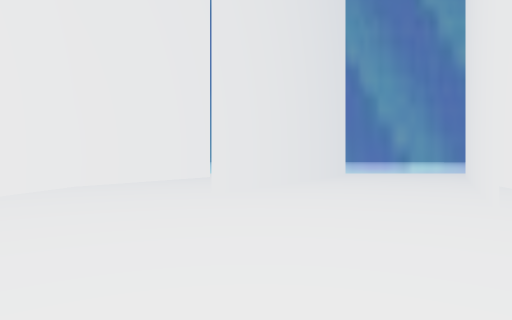
view 1 (above)

20 first-person views from a walk through a scene from a Unity 3-D project. The camera is 1.4 m above the floor, looks level and sees 75° across. The floor is counted in squares, 2 m on a side. Each view is taken from the middle of a square. On the plan, view 1 faces up. The plan holds only what a view shows up to about 10 squares ahead; the rest is blank. The place goes on beyond the plan.

view 2
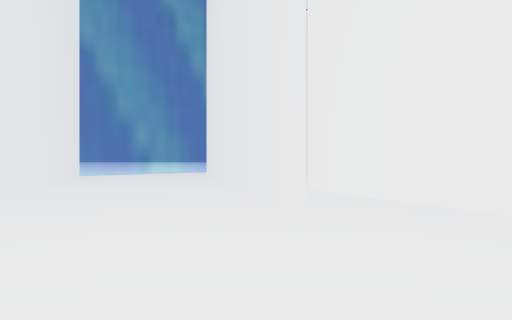

view 3
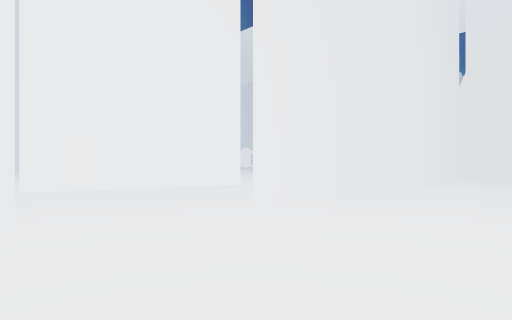

view 4
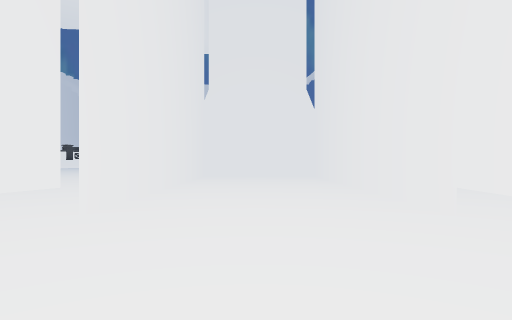

view 5
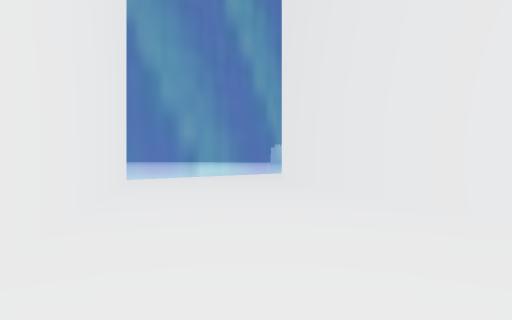

view 6
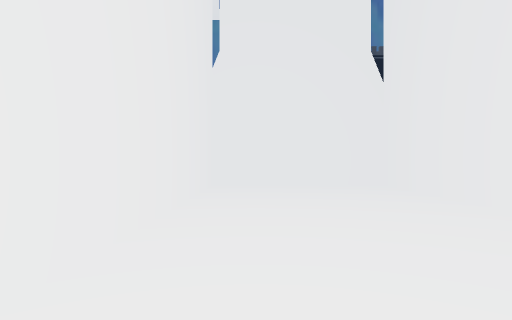

view 7
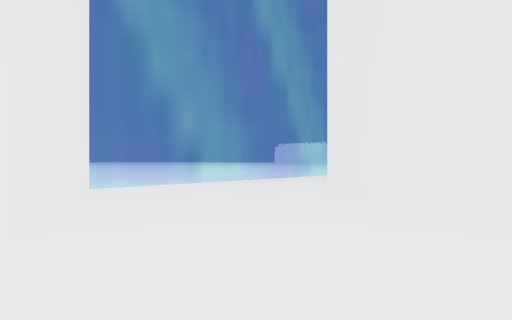

view 8
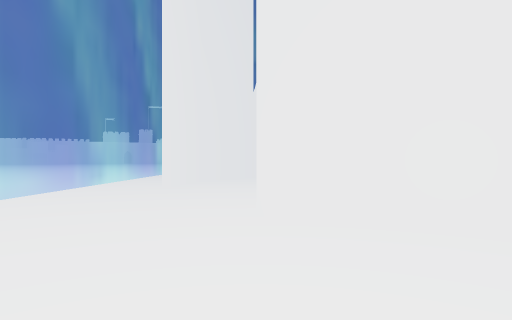

view 9
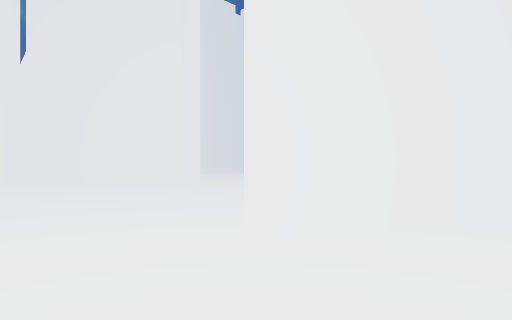

view 10
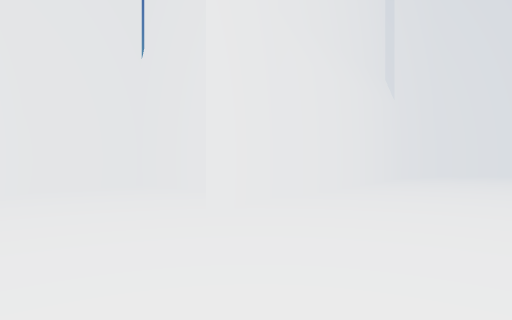

view 11
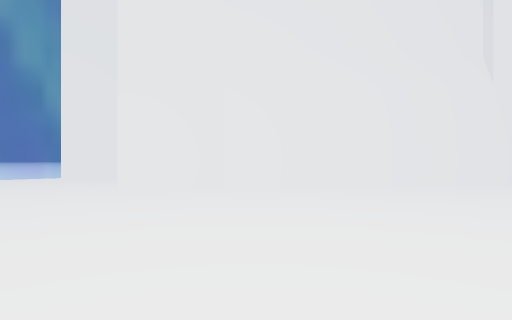

view 12
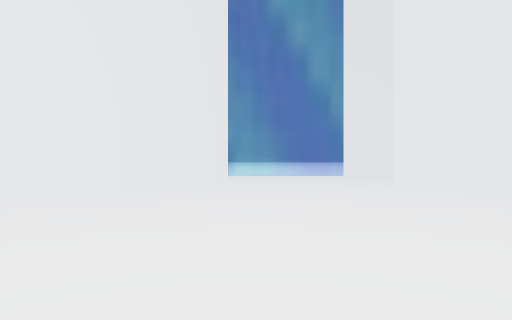

view 13
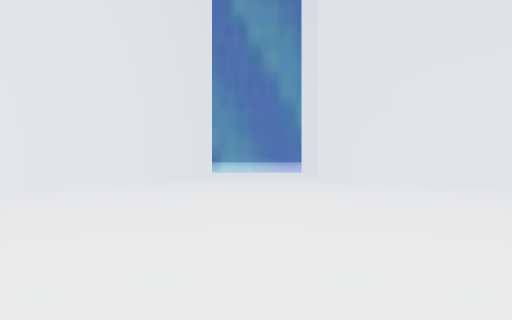

view 14
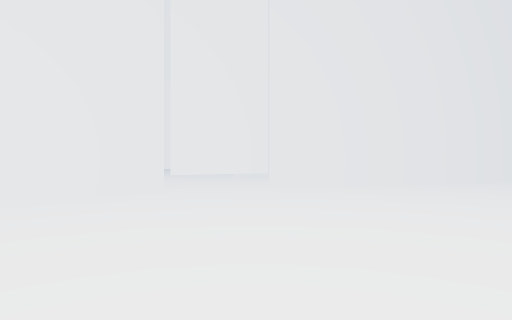

view 15
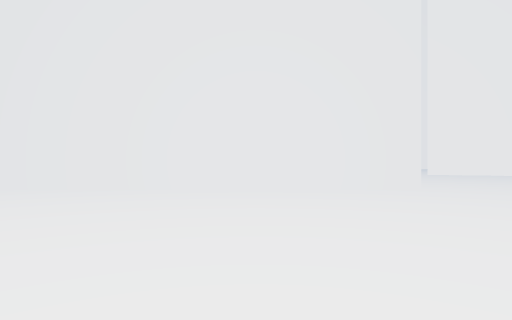

view 16
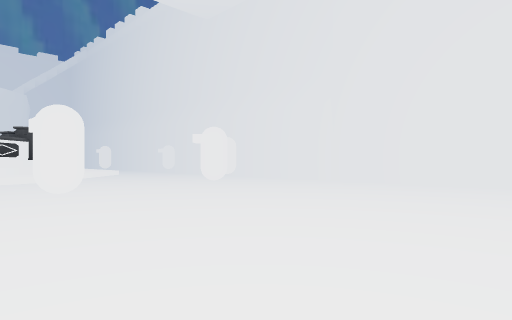

view 17
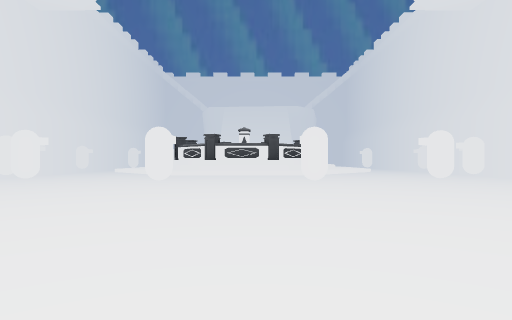

view 18
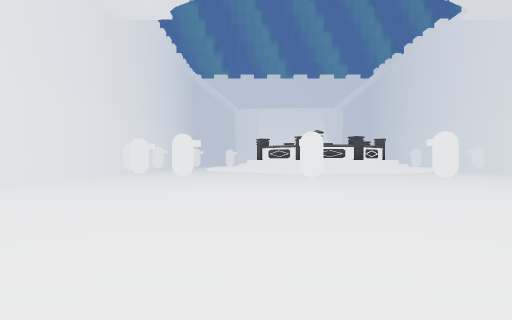

view 19
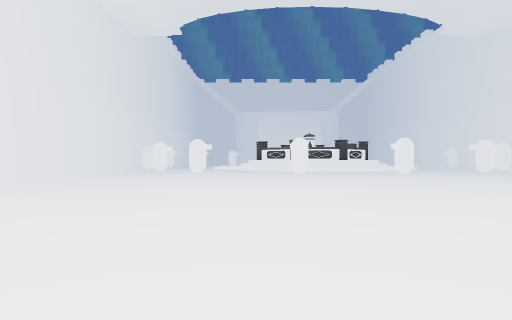

view 20
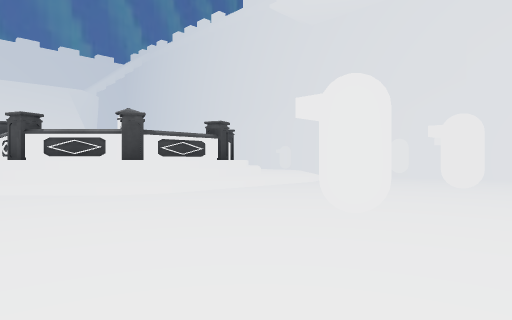

### Floor plan
Key: @ floor where view 1 was taken; # wall or solid block; . floor; = window, fence, low wall or low ledge; ^ raised ledge; T thing the floor can be seen under or through; O other object.
Columns run from 5 left of view 1 to 20 right of it. Each row starts with its distance up from view 1.
 18            ==   ===
 17           ..........
 16          ...........
 15          #........###
 14         ##..........###
 13        ##.............#
 12        #....##.......##
 11       ##....#........#
 10  ...  #....##....#####
  9 .....##....#........##
  8 .....T....##.........##
  7 ....TT...##...........###
  6 ...TT....#..............##
  5  ..T....T#...............#
  4   .T....T................
  3   .T....T.......... . ..
  2   .T...TT.............
  1  ..T...T...............
  0 ...#.@.#................
 -1 .. #...#................
 -2    #...#.................
 -3    #...#..................
 -4    #...#..................
 -5    #...#..................
 -6    #...#........O..O......
 -7    #...#.....O........O...
 -8    #####...............O..
 -9           .O...^^^^^......
-10           ....^^^^^^^....

Where each view was taken, in squares from view 1:
view 1: 0 up, 0 right, facing up
view 2: 2 up, 0 right, facing up-right
view 3: 5 up, 1 left, facing down-right
view 4: 6 up, 0 right, facing down
view 5: 6 up, 0 right, facing up-right
view 6: 1 up, 1 right, facing down
view 7: 9 up, 2 right, facing up-right
view 8: 13 up, 4 right, facing right
view 9: 15 up, 6 right, facing down-right
view 10: 10 up, 8 right, facing right
view 11: 3 up, 9 right, facing up-right
view 12: 3 up, 9 right, facing up
view 13: 1 down, 10 right, facing up
view 14: 2 down, 9 right, facing up-left
view 15: 2 down, 10 right, facing left
view 16: 2 down, 12 right, facing down-left
view 17: 0 up, 12 right, facing down
view 18: 1 up, 15 right, facing down
view 19: 3 up, 15 right, facing down
view 20: 5 down, 16 right, facing down-left
